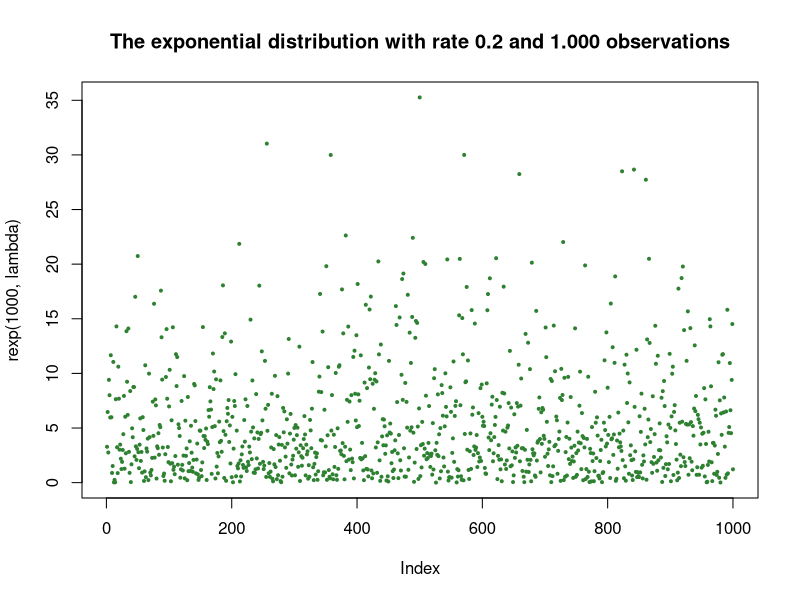
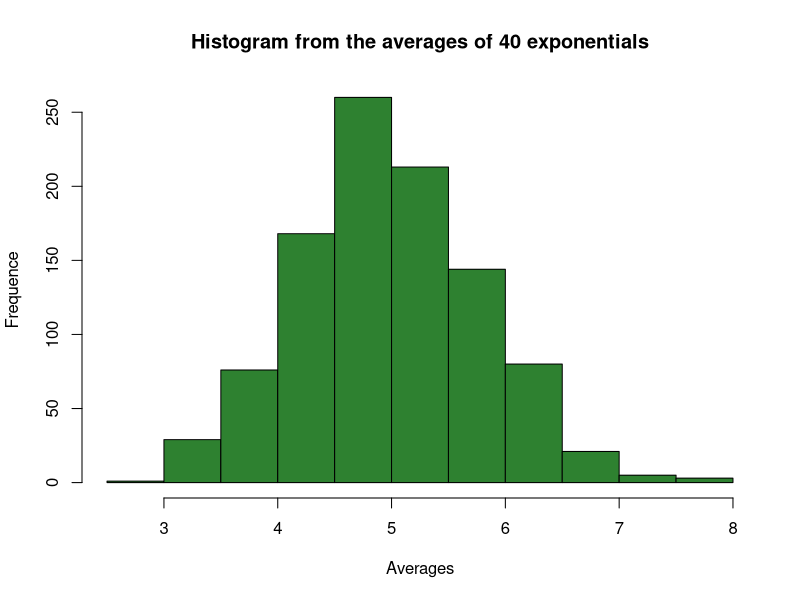
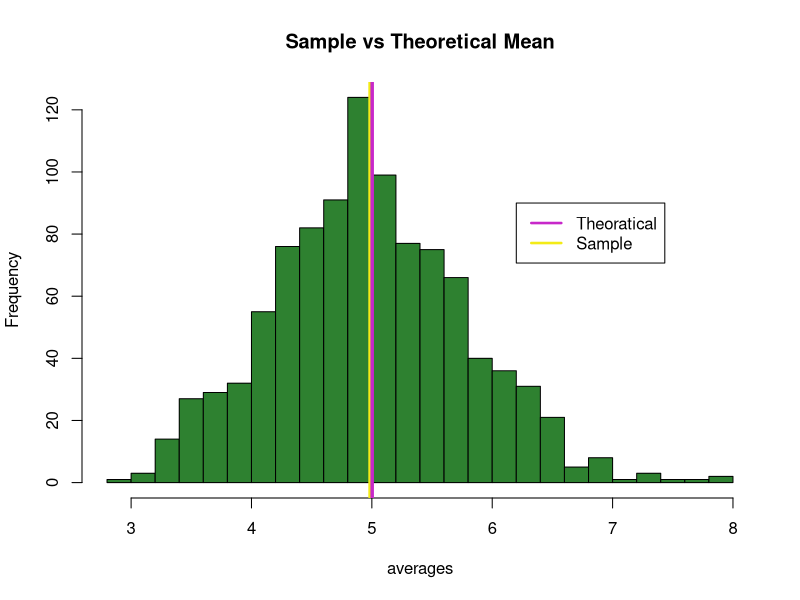

These figures' R source, in order:
### Statistical Inference Course Project

### Part 1: Simulation Exercise

## In this project I investigate the exponential distribution in R and compare it with the Central Limit Theorem.
## I also provide the explanations and codes to assure the reproducibility of the investigation. 
## This report is based at the distribution of averages of 40 exponentials and a thousand simulations.

# Codes to set the chosen parameters. The parameters for lambda, number of exponentials and simulations were instructed.
set.seed(2016)
lambda <- .2
exponumber <- 40
simunumber <- 1000
data_simulation <- matrix(rexp(simunumber*exponumber, rate = lambda), simunumber, exponumber)

# Code to plot the exponential distribution:
plot(rexp(1000, lambda), pch = 20, cex = .6, main = "The exponential distribution with rate 0.2 and 1.000 observations",  col = "#2e8130")

# Code to plot the averages of 40 exponentials in a histogram:
averages <- rowMeans(data_simulation)
hist(averages, xlab = "Averages", ylab = "Frequence", main = "Histogram from the averages of 40 exponentials", col = "#2e8130")

## 1. Sample Mean versus Theoretical Mean
# Codes to calculate the sample mean and the theoretical mean of the distribution and to plot the comparison:
sample_mean <- mean(averages)
cat("Sample Mean: ", sample_mean)

theo_mean <- 1/lambda
cat("Theoretical Mean: ", theo_mean)

hist(averages, col="#2e8130", main="Sample vs Theoretical Mean", breaks=20)
l1 <- abline(v=mean(theo_mean), lwd="4", col="#c728c9")
l2 <- abline(v=mean(sample_mean), lwd="2", col="#f3eb17")
legend(6.2, 90, c("Theoratical", "Sample"), lty = c(1, 1), lwd = c(2.5, 2.5), col = c("#c728c9", "#f3eb17"))

